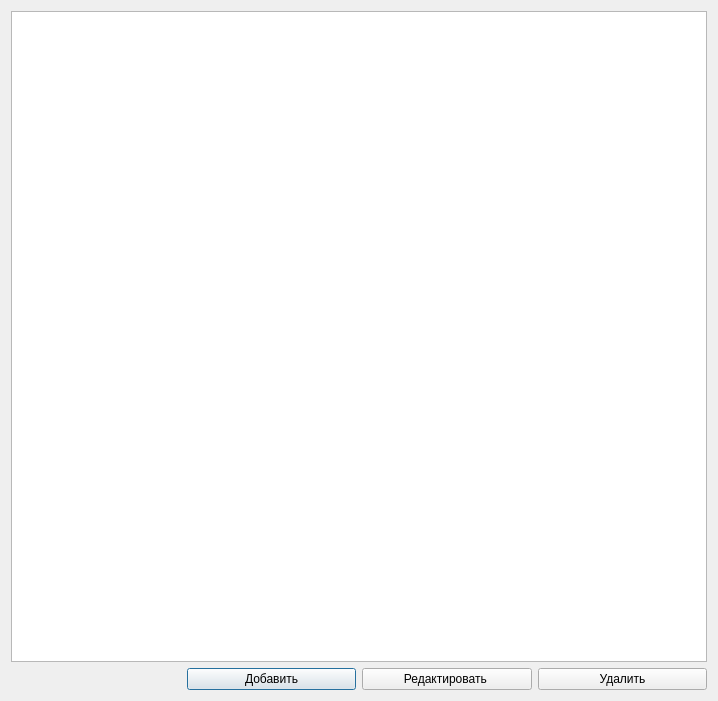
<?xml version="1.0" encoding="UTF-8"?>
<ui version="4.0">
 <class>dialog</class>
 <widget class="QDialog" name="dialog">
  <property name="geometry">
   <rect>
    <x>0</x>
    <y>0</y>
    <width>718</width>
    <height>701</height>
   </rect>
  </property>
  <property name="windowTitle">
   <string>Список пользователей АРМ</string>
  </property>
  <layout class="QGridLayout" name="gridLayout_2">
   <item row="0" column="0">
    <layout class="QGridLayout" name="gridLayout">
     <item row="1" column="1">
      <widget class="QPushButton" name="pushButton_addUser">
       <property name="text">
        <string>Добавить</string>
       </property>
      </widget>
     </item>
     <item row="1" column="2">
      <widget class="QPushButton" name="pushButton_editUser">
       <property name="text">
        <string>Редактировать </string>
       </property>
      </widget>
     </item>
     <item row="1" column="3">
      <widget class="QPushButton" name="pushButton_deleteUser">
       <property name="text">
        <string>Удалить</string>
       </property>
      </widget>
     </item>
     <item row="0" column="0" colspan="4">
      <widget class="QTableView" name="tableView"/>
     </item>
    </layout>
   </item>
  </layout>
 </widget>
 <resources/>
 <connections/>
</ui>
